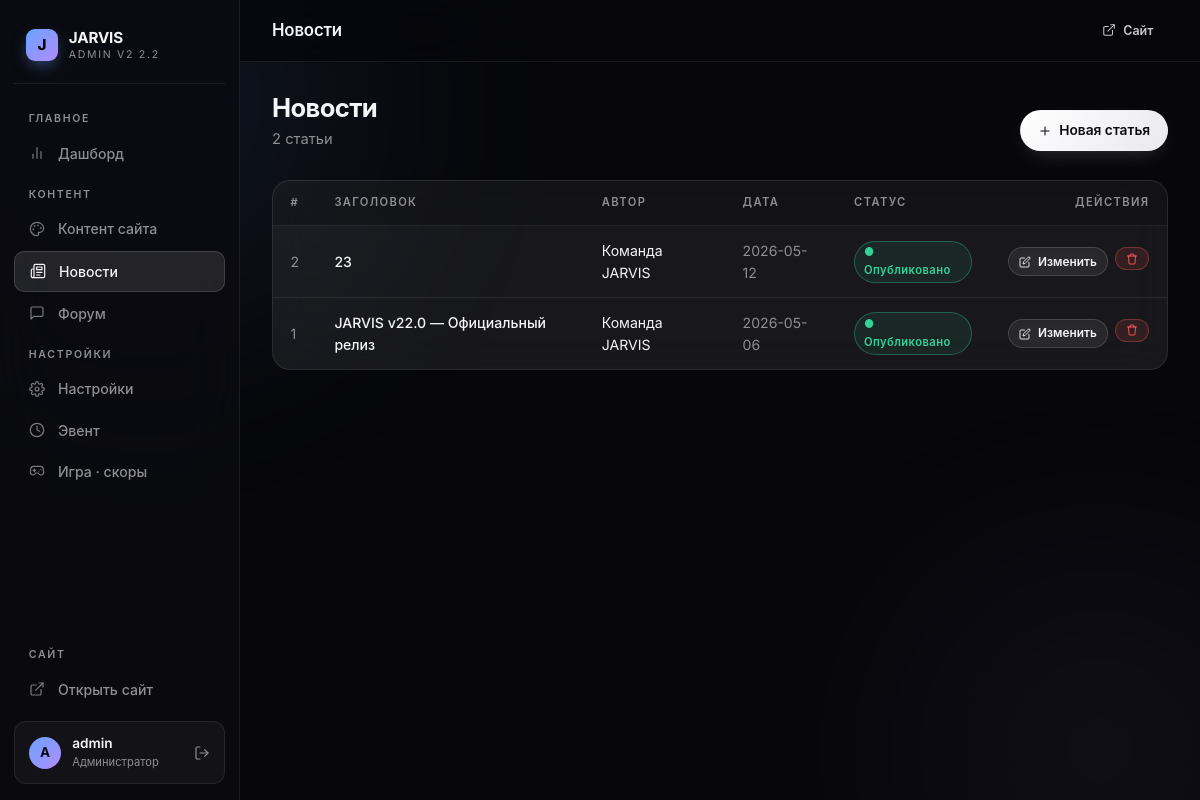
Page /admin/news (signed in) on the committed database.
### tables this page shows
CREATE TABLE news (
    id INTEGER PRIMARY KEY AUTOINCREMENT,
    title TEXT NOT NULL,
    excerpt TEXT DEFAULT '',
    content TEXT NOT NULL,
    image_url TEXT DEFAULT '',
    author TEXT DEFAULT 'Команда JARVIS',
    is_published INTEGER DEFAULT 1,
    created_at TIMESTAMP DEFAULT CURRENT_TIMESTAMP,
    updated_at TIMESTAMP DEFAULT CURRENT_TIMESTAMP
);

### server.py (the view)
@app.route("/admin/news")
@admin_required
def admin_news():
    db = get_conn()
    articles = db.execute("SELECT * FROM news ORDER BY created_at DESC").fetchall()
    return render_template("admin/news_list.html", articles=articles)

### database.py (called while the page is built)
def get_db():
    conn = sqlite3.connect(DB_PATH)
    conn.row_factory = sqlite3.Row
    conn.execute("PRAGMA foreign_keys = ON")
    return conn

### server.py (called while the page is built, shortened)
def get_conn():
    if "db" not in g:
        g.db = get_db()
    return g.db

@app.before_request
def track_visit():
    path = request.path
    if any(path.startswith(p) for p in SKIP_TRACK_PREFIXES):
        return

def admin_required(f):
    @functools.wraps(f)
    def wrapper(*args, **kwargs):
        if not session.get("admin_logged_in"):
            return redirect(url_for("admin_login"))
        return f(*args, **kwargs)
    return wrapper

def _site_settings_dict():
    out = dict(DEFAULT_SETTINGS)
    try:
        rows = get_conn().execute("SELECT key, value FROM site_settings").fetchall()
        for r in rows:
            key, val = r["key"], r["value"]
            if not val and key not in _BOOL_SETTING_KEYS_BASE and key in DEFAULT_SETTINGS:
                out[key] = DEFAULT_SETTINGS[key]
            else:
                out[key] = val
    except Exception:
        pass
    return out

@app.context_processor
def inject_globals():
    s = _site_settings_dict()
    s["summer_design_bool"] = (s.get("summer_design", "0") == "1")
    s["event_active_bool"]  = (s.get("event_active",  "0") == "1")
    s["ann_enabled_bool"]   = (s.get("ann_enabled",   "0") == "1")
    s["gate_tg_enabled_bool"] = (s.get("gate_tg_enabled", "0") == "1")
    s["game_enabled_bool"]  = (s.get("game_enabled",  "0") == "1")
    return {
        "site":           s,
        "summer_design":  s["summer_design_bool"],
        "event_active":   s["event_active_bool"],
        "event_title":    s.get("event_title", ""),
    }

### templates/admin/news_list.html (shortened to what this page needs)
{% extends 'admin/base.html' %}
{% from '_icons.html' import icon %}
{% block topbar %}Новости{% endblock %}
{% block content %}
<div class="a-page-head">
  <div>
    <h2>Новости</h2>
    <div class="desc">{{ articles|length }} {% if articles|length == 1 %}статья{% elif articles|length < 5 %}статьи{% else %}статей{% endif %}</div>
  </div>
  <div class="actions">
    <a href="{{ url_for('admin_news_create') }}" class="a-btn a-btn-primary">{{ icon('plus', 14) }} Новая статья</a>
  </div>
</div>
<div class="a-table-wrap">
  <table class="a-table">
    <thead>
      <tr>
        <th>#</th>
        <th>Заголовок</th>
        <th>Автор</th>
        <th>Дата</th>
        <th>Статус</th>
        <th style="text-align:right;">Действия</th>
      </tr>
    </thead>
    <tbody>
      {% for art in articles %}
      <tr>
        <td style="color:var(--text-3);">{{ art['id'] }}</td>
        <td>
          <a href="{{ url_for('news_detail', nid=art['id']) }}" target="_blank"
             style="color:var(--text);font-weight:500;">
            {{ art['title'][:80] }}{% if art['title']|length > 80 %}…{% endif %}
          </a>
        </td>
        <td>{{ art['author'] }}</td>
        <td style="color:var(--text-3);">{{ art['created_at'][:10] }}</td>
        <td>
          {% if art['is_published'] %}
            <span class="a-badge success">● Опубликовано</span>
          {% else %}
            <span class="a-badge muted">Черновик</span>
          {% endif %}
        </td>
        <td>
          <div class="actions" style="justify-content:flex-end;">
            <a href="{{ url_for('admin_news_edit', nid=art['id']) }}"
               class="a-btn a-btn-secondary a-btn-xs">{{ icon('edit', 12) }} Изменить</a>
            <form method="POST" action="{{ url_for('admin_news_delete', nid=art['id']) }}"
                  onsubmit="return confirm('Удалить новость безвозвратно?')">
              <button class="a-btn a-btn-danger a-btn-xs" type="submit">{{ icon('trash', 12) }}</button>
            </form>
          </div>
        </td>
      </tr>
      {% else %}
      <tr><td colspan="6" class="empty">
        Новостей пока нет — <a href="{{ url_for('admin_news_create') }}" style="color:var(--accent);">создать первую</a>
      </td></tr>
      {% endfor %}
    </tbody>
  </table>
</div>
{% endblock %}

### templates/admin/base.html (style rules this page uses)
*,*::before,*::after { box-sizing: border-box; margin: 0; padding: 0; }
:root { --bg: #07070a; --bg-2: #0b0b10; --bg-3: #101018; --line: rgba(255,255,255,0.08); --line-2: rgba(255,255,255,0.14); --glass: rgba(255,255,255,0.04); --glass-2: rgba(255,255,255,0.07); --glass-hi: rgba(255,255,255,0.10); --text: #f5f5f7; --text-2: #c7c7cc; --text-3: #8e8e93; --text-4: #5a5a60; --accent: #6aa3ff; --accent-2: #b18cff; --accent-3: #ff7ab6; --success: #34d399; --warning: #f4c87a; --danger: #ff5e5e; --r: 12px; --r-lg: 18px; --ease: cubic-bezier(0.22, 1, 0.36, 1); --font: "Inter", -apple-system, BlinkMacSystemFont, "Segoe UI", system-ui, sans-serif; --font-mono: "JetBrains Mono", ui-monospace, "SF Mono", Menlo, Consolas, monospace; --sidebar-w: 240px; }
html { scroll-behavior: smooth; }
body { font-family: var(--font); background: var(--bg); color: var(--text); min-height: 100vh; -webkit-font-smoothing: antialiased; -moz-osx-font-smoothing: grayscale; overflow-x: hidden; line-height: 1.55; }
body::before, body::after { content: ""; position: fixed; pointer-events: none; z-index: 0; border-radius: 50%; filter: blur(120px); opacity: 0.4; }
body::before { width: 600px; height: 600px; background: radial-gradient(circle, rgba(106,163,255,0.4), transparent 70%); top: -200px; left: -150px; }
body::after { width: 500px; height: 500px; background: radial-gradient(circle, rgba(177,140,255,0.3), transparent 70%); bottom: -200px; right: -150px; }
a { color: inherit; text-decoration: none; }
button { font: inherit; cursor: pointer; border: none; background: none; color: inherit; }
.a-page-head { display: flex; align-items: flex-end; justify-content: space-between; gap: 1rem; flex-wrap: wrap; margin-bottom: 1.8rem; }
.a-page-head h2 { font-size: 1.6rem; font-weight: 700; letter-spacing: -0.025em; line-height: 1.1; margin: 0; }
.a-page-head .desc { color: var(--text-3); font-size: 0.92rem; margin-top: 0.4rem; }
.a-page-head .actions { display: flex; gap: 0.5rem; flex-wrap: wrap; }
.a-btn { display: inline-flex; align-items: center; justify-content: center; gap: 0.45rem; padding: 0.55rem 1.05rem; border-radius: 999px; font-size: 0.86rem; font-weight: 600; border: 1px solid transparent; transition: all 0.2s var(--ease); white-space: nowrap; }
.a-btn-primary { background: linear-gradient(135deg, #fff 0%, #e9e9ee 100%); color: #0b0b10; box-shadow: 0 8px 22px -10px rgba(255,255,255,0.25); }
.a-btn-secondary { background: var(--glass); color: var(--text); border-color: var(--line-2); backdrop-filter: blur(14px); }
.a-btn-danger { background: rgba(255,94,94,0.12); color: var(--danger); border-color: rgba(255,94,94,0.3); }
.a-btn-xs { padding: 0.28rem 0.65rem; font-size: 0.74rem; }
.a-table-wrap { background: var(--glass-2); border: 1px solid var(--line); border-radius: var(--r-lg); backdrop-filter: blur(20px); -webkit-backdrop-filter: blur(20px); overflow: hidden; }
.a-table { width: 100%; border-collapse: collapse; }
.a-table th, .a-table td { padding: 0.85rem 1.1rem; text-align: left; font-size: 0.88rem; vertical-align: middle; }
.a-table thead th { background: rgba(0,0,0,0.2); color: var(--text-3); font-weight: 600; font-size: 0.7rem; text-transform: uppercase; letter-spacing: 0.12em; border-bottom: 1px solid var(--line); }
.a-table tbody tr { border-bottom: 1px solid var(--line); transition: background 0.2s; }
.a-table tbody tr:last-child { border-bottom: none; }
.a-table .actions { display: flex; gap: 0.4rem; flex-wrap: nowrap; }
.a-badge { display: inline-flex; align-items: center; gap: 0.3rem; padding: 0.18rem 0.55rem; border-radius: 999px; font-size: 0.7rem; font-weight: 600; letter-spacing: 0.04em; border: 1px solid var(--line-2); background: var(--glass); color: var(--text-2); }
.a-badge.success { color: var(--success); border-color: rgba(52,211,153,0.35); background: rgba(52,211,153,0.08); }

### rows in the picture
news: id "2", title "23", author "Команда JARVIS", created_at "2026-05-12", is_published "● Опубликовано", {{ size }} 12 (drawn)
news: id "1", title "JARVIS v22.0 — Официальный релиз", author "Команда JARVIS", created_at "2026-05-06", is_published "● Опубликовано", {{ size }} 12 (drawn)

### other values in the picture
{{ (session.get('admin_username', 'A')|upper)[:1] }} "A"
{{ session.get('admin_username', 'admin') }} "admin"
{{ articles|length }} "2"
